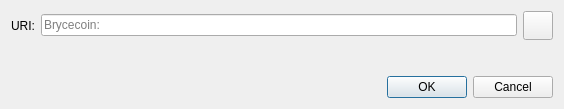
<?xml version="1.0" encoding="UTF-8"?>
<ui version="4.0">
 <class>OpenURIDialog</class>
 <widget class="QDialog" name="OpenURIDialog">
  <property name="geometry">
   <rect>
    <x>0</x>
    <y>0</y>
    <width>564</width>
    <height>109</height>
   </rect>
  </property>
  <property name="windowTitle">
   <string>Open Brycecoin URI</string>
  </property>
  <layout class="QVBoxLayout" name="verticalLayout">
   <item>
    <layout class="QHBoxLayout" name="horizontalLayout">
     <item>
      <widget class="QLabel" name="label">
       <property name="text">
        <string>URI:</string>
       </property>
      </widget>
     </item>
     <item>
      <widget class="QValidatedLineEdit" name="uriEdit">
       <property name="placeholderText">
        <string notr="true">Brycecoin:</string>
       </property>
      </widget>
     </item>
     <item>
      <widget class="QToolButton" name="pasteButton">
       <property name="toolTip">
        <string extracomment="Tooltip text for button that allows you to paste an address that is in your clipboard.">Paste address from clipboard</string>
       </property>
       <property name="text">
        <string/>
       </property>
       <property name="icon">
        <iconset resource="../bitcoin.qrc">
         <normaloff>:/icons/editpaste</normaloff>:/icons/editpaste
        </iconset>
       </property>
       <property name="iconSize">
        <size>
         <width>22</width>
         <height>22</height>
        </size>
       </property>
      </widget>
     </item>
    </layout>
   </item>
   <item>
    <spacer name="verticalSpacer">
     <property name="orientation">
      <enum>Qt::Vertical</enum>
     </property>
     <property name="sizeHint" stdset="0">
      <size>
       <width>20</width>
       <height>40</height>
      </size>
     </property>
    </spacer>
   </item>
   <item>
    <widget class="QDialogButtonBox" name="buttonBox">
     <property name="orientation">
      <enum>Qt::Horizontal</enum>
     </property>
     <property name="standardButtons">
      <set>QDialogButtonBox::Cancel|QDialogButtonBox::Ok</set>
     </property>
    </widget>
   </item>
  </layout>
 </widget>
 <customwidgets>
  <customwidget>
   <class>QValidatedLineEdit</class>
   <extends>QLineEdit</extends>
   <header>qt/qvalidatedlineedit.h</header>
  </customwidget>
 </customwidgets>
 <resources/>
 <connections>
  <connection>
   <sender>buttonBox</sender>
   <signal>accepted()</signal>
   <receiver>OpenURIDialog</receiver>
   <slot>accept()</slot>
   <hints>
    <hint type="sourcelabel">
     <x>248</x>
     <y>254</y>
    </hint>
    <hint type="destinationlabel">
     <x>157</x>
     <y>274</y>
    </hint>
   </hints>
  </connection>
  <connection>
   <sender>buttonBox</sender>
   <signal>rejected()</signal>
   <receiver>OpenURIDialog</receiver>
   <slot>reject()</slot>
   <hints>
    <hint type="sourcelabel">
     <x>316</x>
     <y>260</y>
    </hint>
    <hint type="destinationlabel">
     <x>286</x>
     <y>274</y>
    </hint>
   </hints>
  </connection>
 </connections>
</ui>
